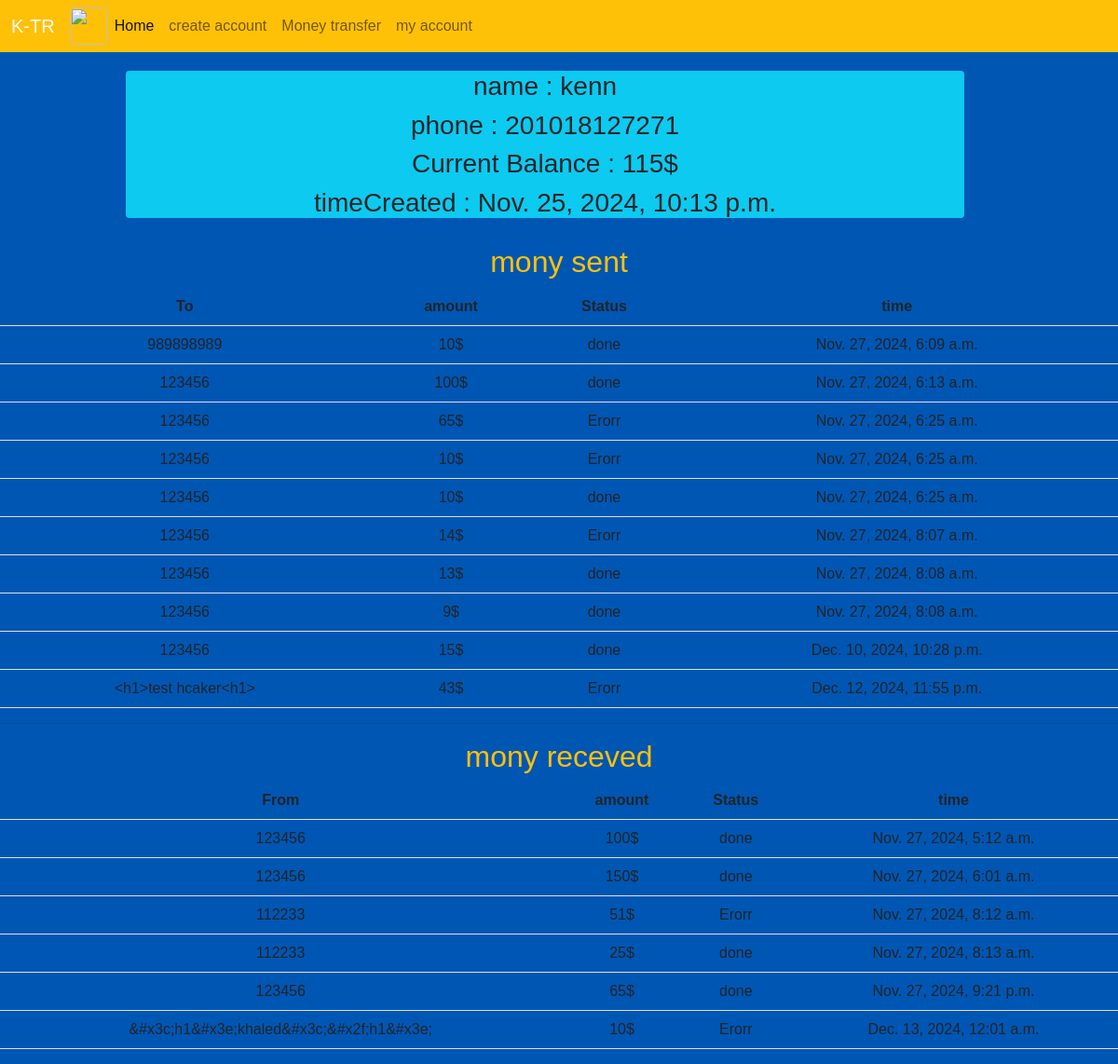
Page /acc/6 on the committed database.
### doo/models.py (models this page shows, shortened)
class Pay(models.Model):
    name = models.CharField(max_length=20)
    phone = models.CharField(max_length=13, null=True)
    credit_No = models.CharField(max_length=9, null=True)
    crPass=models.CharField(max_length=10)
    timeCreated=models.DateTimeField(auto_now_add=True, null=True, blank=True)
    cash=models.IntegerField(blank=False, null=True, default=0, auto_created=True)

class Transfers(models.Model):
    cho= (
        ('done','done'),
        ('Erorr','Erorr'))
    frome  = models.CharField(max_length=9)
    to  = models.CharField(max_length=9)
    time  = models.DateTimeField(auto_now_add=True, null=True, blank=True)
    status = models.CharField(max_length=10, choices=cho )
    amount = models.CharField(max_length=6)

### doo/views.py (the view)
# urls.py: path('acc/<int:pk>', views.Acc, name='acc'),
def Acc(request, pk):
    owner = Pay.objects.get(id = pk)
    foruser = Transfers.objects.all() # wain for filter data
    userdata = foruser.filter(frome = owner.credit_No)
    rec = foruser.filter(to = owner.credit_No)
    return render(request, 'MYAcc.html', {'ow':owner, 'userTr':userdata, 'recev':rec})

### doo/templates/MYAcc.html
{% extends 'tem.html' %}
{% load static %}
{% block con %}
<div class="bg-info w-75 rounded mb-5" style="transform: translate(15%, 20px);">
    <h3> name : {{ow.name }}</h3>
    <h3> phone : {{ow.phone }}</h3>
    <h3> Current Balance : {{ow.cash }}$</h3>
    <h3> timeCreated : {{ow.timeCreated }}</h3>
</div>
    <h2 class="text-warning">mony sent</h2>
    <table class="table">
        <tr>
            <th>To  </th>
            <th>amount  </th>
            <th>Status  </th>
            <th>time  </th>
        </tr>
        {% for x in userTr %}
        <tr>
            <td>{{ x.to }}</td>
            <td>{{ x.amount }}$</td>
            <td>{{ x.status }}</td>
            <td>{{ x.time }}</td>
        </tr>
        {% endfor %}
    </table>
    <hr>
    <h2 class="text-warning"> mony receved  </h2>
    <table class="table">
        <tr>
            <th>From  </th>
            <th>amount  </th>
            <th>Status  </th>
            <th>time  </th>
        </tr>
        {% for x in recev %}
        <tr>
            <td>{{ x.frome }}</td>
            <td>{{ x.amount }}$</td>
            <td>{{ x.status }}</td>
            <td>{{ x.time }}</td>
        </tr>
        {% endfor %}
    </table>
{% endblock con %}

### doo/templates/tem.html (style rules this page uses)
body { font-family: Arial, sans-serif; background-color: #f4f4f9; margin: 0; padding: 0; text-align: center; background-color: #0056b3; }

### rows in the picture
Pay: name "kenn", phone "201018127271", cash "115", timeCreated "Nov. 25, 2024, 10:13 p.m."
Transfers: to "989898989", amount "10", status "done", time "Nov. 27, 2024, 6:09 a.m."
Transfers: to "123456", amount "100", status "done", time "Nov. 27, 2024, 6:13 a.m."
Transfers: to "123456", amount "65", status "Erorr", time "Nov. 27, 2024, 6:25 a.m."
Transfers: to "123456", amount "10", status "Erorr", time "Nov. 27, 2024, 6:25 a.m."
Transfers: to "123456", amount "10", status "done", time "Nov. 27, 2024, 6:25 a.m."
Transfers: to "123456", amount "14", status "Erorr", time "Nov. 27, 2024, 8:07 a.m."
Transfers: to "123456", amount "13", status "done", time "Nov. 27, 2024, 8:08 a.m."
Transfers: to "123456", amount "9", status "done", time "Nov. 27, 2024, 8:08 a.m."
Transfers: to "123456", amount "15", status "done", time "Dec. 10, 2024, 10:28 p.m."
Transfers: to "<h1>test hcaker<h1>", amount "43", status "Erorr", time "Dec. 12, 2024, 11:55 p.m."
Transfers: frome "123456", amount "100", status "done", time "Nov. 27, 2024, 5:12 a.m."
Transfers: frome "123456", amount "150", status "done", time "Nov. 27, 2024, 6:01 a.m."
Transfers: frome "112233", amount "51", status "Erorr", time "Nov. 27, 2024, 8:12 a.m."
Transfers: frome "112233", amount "25", status "done", time "Nov. 27, 2024, 8:13 a.m."
Transfers: frome "123456", amount "65", status "done", time "Nov. 27, 2024, 9:21 p.m."
Transfers: frome "&#x3c;h1&#x3e;khaled&#x3c;&#x2f;h1&#x3e;", amount "10", status "Erorr", time "Dec. 13, 2024, 12:01 a.m."
